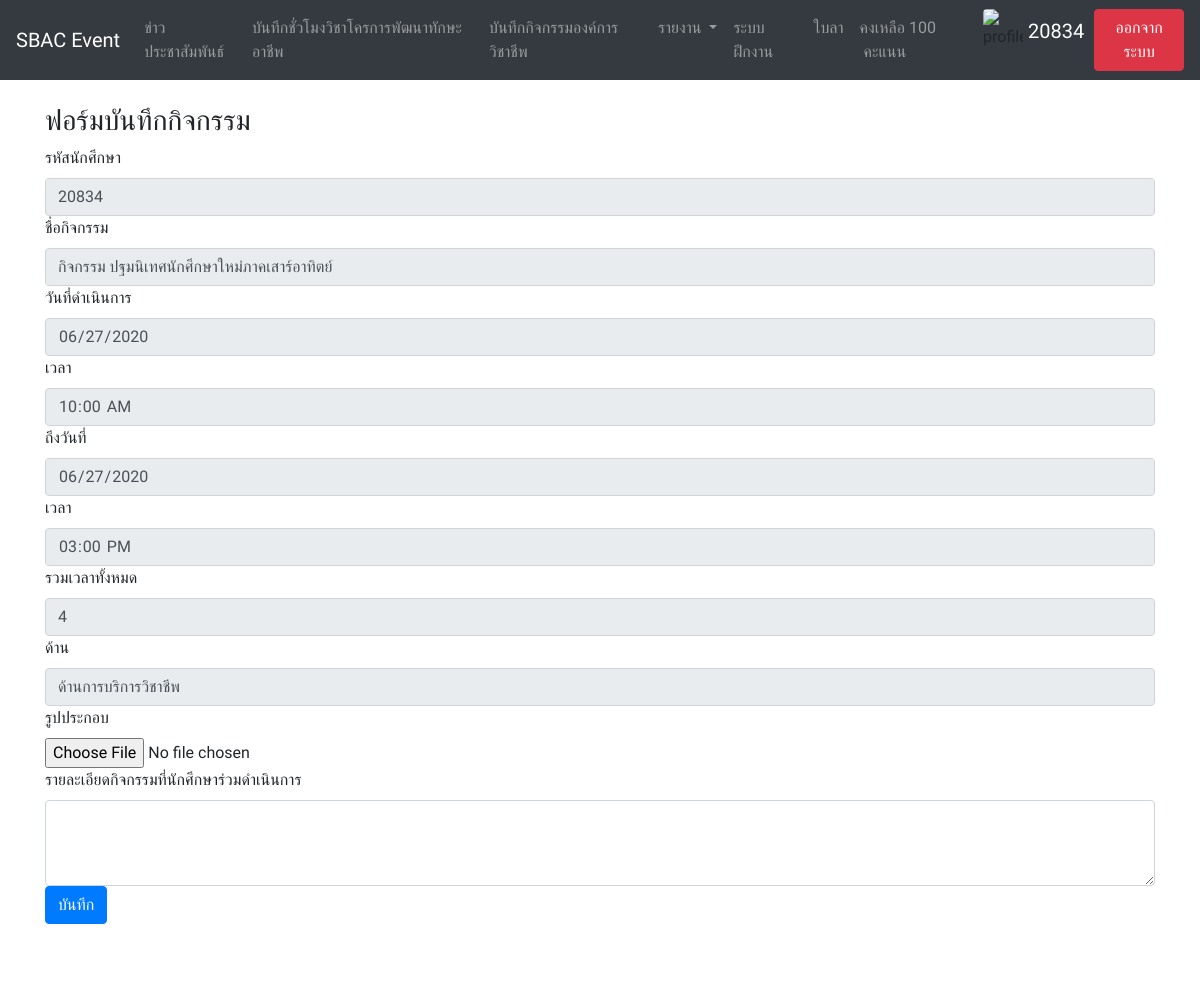
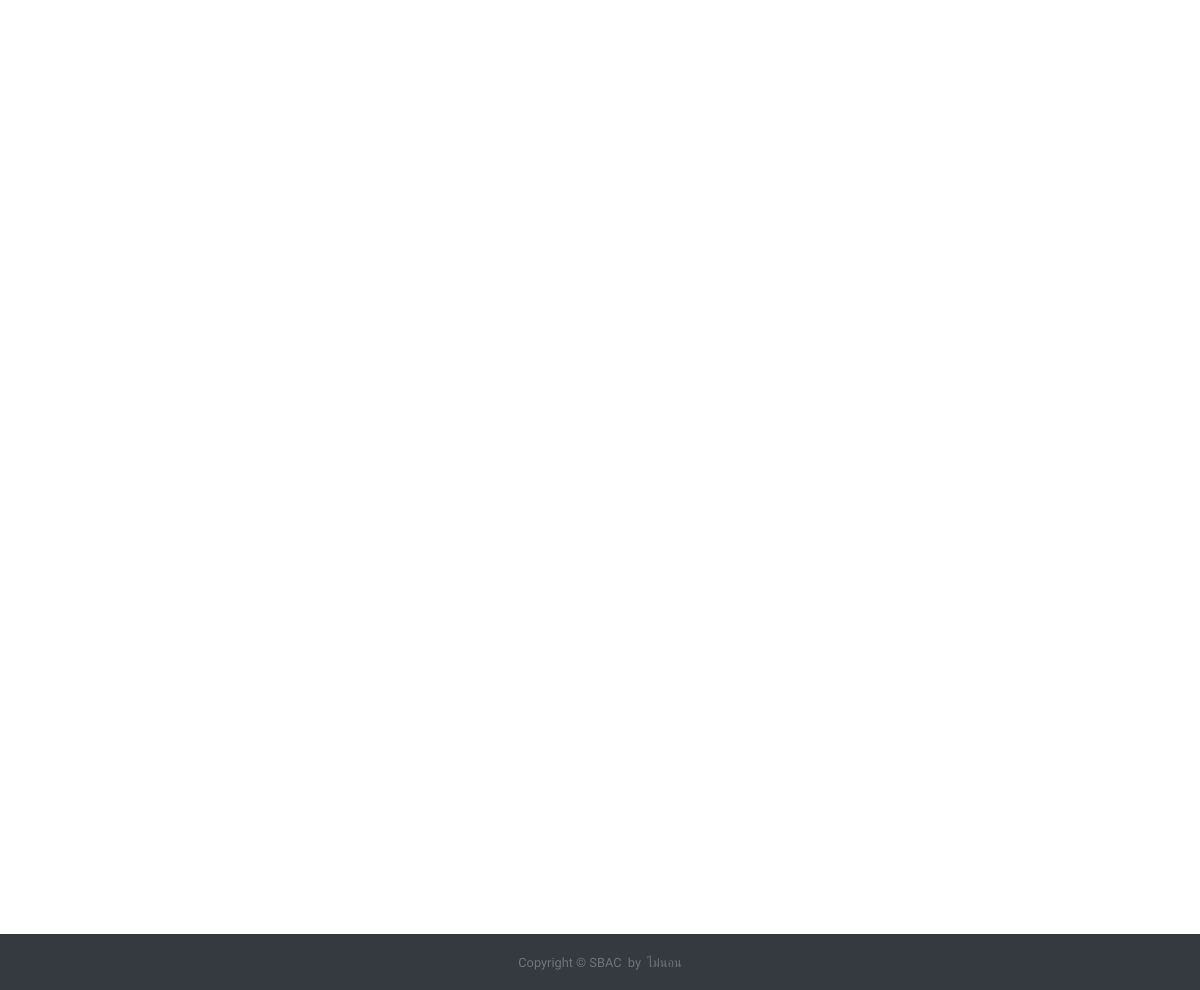
Screenshot of /from_even_36h.php?id=3 (signed in) with the database file from the repository (2 pictures, top to bottom).
### tables this page shows
CREATE TABLE `even_36h` (
  `id_e` int(11) NOT NULL,
  `name_e` varchar(100) NOT NULL,
  `dis_e` text NOT NULL,
  `date_e1` date NOT NULL,
  `time_e1` time NOT NULL,
  `date_e2` date NOT NULL,
  `time_e2` time NOT NULL,
  `type_e` varchar(100) NOT NULL,
  `type_std` varchar(100) NOT NULL,
  `sum_time` int(10) NOT NULL,
  `img` varchar(100) NOT NULL
);

### from_even_36h.php (the view, shortened to what this page needs)
<?php
require_once('condb.php');
require_once('navbar.php');
$id=$_GET["id"];
$query = "SELECT * FROM even_36h WHERE id_e='$id' ORDER BY id_e DESC";
$result = mysqli_query($condb,$query);
?>
<br>
<div class="container">
  <h3>ฟอร์มบันทึกกิจกรรม</h3>
    <?php
      while($row = mysqli_fetch_array($result))
      {
      ?>
 <form method="POST" action="from_even_36h_SQL.php" enctype="multipart/form-data">
    <label>รหัสนักศึกษา</label>
    <input type="text" name="std_id" class="form-control" value="<?php echo $_SESSION["std_id"]; ?>" readonly>
    <label>ชื่อกิจกรรม</label>
    <input type="text" name="name_e" class="form-control" value="<?php echo $row["name_e"]; ?>" readonly>
    <label>วันที่ดำเนินการ</label>
    <input type="date" name="date_e1" class="form-control" value="<?php echo $row["date_e1"]; ?>" readonly>
    <label>เวลา</label>
    <input type="time" name="time_e1" class="form-control" value="<?php echo $row["time_e1"]; ?>" readonly>
    <label>ถึงวันที่</label>
    <input type="date" name="date_e2" class="form-control" value="<?php echo $row["date_e2"]; ?>" readonly>
     <label>เวลา</label>
    <input type="time" name="time_e2" class="form-control" value="<?php echo $row["time_e2"]; ?>" readonly>
     <label>รวมเวลาทั้งหมด</label>
    <input type="text" name="sum_time" class="form-control" value="<?php echo $row["sum_time"]; ?>" readonly>
     <label>ด้าน</label>
    <input type="text" name="type_e" class="form-control" value="<?php echo $row["type_e"]; ?>" readonly>
    <label>รูปประกอบ</label>
    <input type="file" name="files" class="form-control-file">
    <label>รายละเอียดกิจกรรมที่นักศึกษาร่วมดำเนินการ</label>
    <textarea class="form-control"rows="3" name="dis_e" ></textarea>
    <button class="btn btn-primary" type="submit" name="submit">บันทึก</button>
  </form>
     <?php
      }
      ?>
</div>
<?php
require_once('footer.php');
?>

### navbar.php (shortened to what this page needs)
<?php
$std_id=$_SESSION["std_id"];
$query1="SELECT SUM(score) AS num1 FROM behavior WHERE std_id='$std_id'";
$result1 = mysqli_query($condb,$query1);
$objResult1 = mysqli_fetch_array($result1,MYSQLI_ASSOC);
?>
<!DOCTYPE html>
<html lang="en">
<head>
  <link rel="stylesheet" href="https://maxcdn.bootstrapcdn.com/bootstrap/4.5.0/css/bootstrap.min.css">
</head>
<body style="font-family: 'K2D', sans-serif;">
 <nav class="navbar navbar-expand-lg navbar-dark bg-dark">
  <a class="navbar-brand" href="home.php">SBAC Event</a>
  <div class="collapse navbar-collapse" id="navbarSupportedContent">
    <ul class="navbar-nav mr-auto">
      <li class="nav-item ">
        <a class="nav-link" href="home.php">ข่าวประชาสัมพันธ์</a>
      </li>
      <?php
      if ($_SESSION["class"]=="ปวช.3" || $_SESSION["class"]=="ปวส.2"|| $_SESSION["class"]=="ปวส.2เสาร์-อาทิตย์") {
        echo '<li class="nav-item">
        <a class="nav-link" href="from_even_216h.php">บันทึกชั่วโมงวิชาโครการพัฒนาทักษะอาชีพ</a>
      </li>';
      }
       ?>
      <li class="nav-item">
        <a class="nav-link" href="even_join.php">บันทึกกิจกรรมองค์การวิชาชีพ</a>
      </li>
      <li class="nav-item dropdown">
        <a class="nav-link dropdown-toggle" href="#" id="navbarDropdown" role="button" data-toggle="dropdown" aria-haspopup="true" aria-expanded="false">
          รายงาน
        </a>
      </li>
  <?php
      if ($_SESSION["class"]=="ปวช.3" || $_SESSION["class"]=="ปวส.2"|| $_SESSION["class"]=="ปวส.2เสาร์-อาทิตย์") {
        echo '  <li class="nav-item">
        <a class="nav-link" href="https://www.sbac.online/internship/action_login.php">ระบบฝึกงาน</a>
      </li>';
      }
       ?>
    <?php
    if ($_SESSION["class"]=="ปวส.2เสาร์-อาทิตย์"||$_SESSION["class"]=="ปวส.1เสาร์-อาทิตย์") {
        echo ' <li class="nav-item">
        <a class="nav-link" href="https://bit.ly/2Q8wwk1">ใบลา</a>
      </li>';
      }else{
      echo ' <li class="nav-item">
        <a class="nav-link" href="https://bit.ly/sbac_sickform">ใบลา</a>
      </li>';
    }
    ?>
     <li class="nav-item">
      <a class="nav-link" href="std_report_behavior.php">คงเหลือ&nbsp;<?php echo 100-$objResult1["num1"]; ?> &nbsp;คะแนน</a>
      </li>
    </ul>
    <ul class="navbar-nav ml-auto nav-flex-icons">
      <img src="images_profile/<?php echo $_SESSION["img"]; ?>" class="md-avatar rounded" alt="profile" style="height:40px;width: 40px;margin-right: 5px;">
       <h5 style="margin-top:10px; color:#fff; margin-right: 10px;"><?php echo $_SESSION["std_id"]; ?></h5>
       <button class="btn btn-danger my-2 my-sm-0"><a href="log_out.php">ออกจากระบบ</a></button>
      </ul>
  </div>
</nav>

### footer.php (shortened to what this page needs)
 <footer  class="footer py-3 bg-dark text-white-80">
    <div class="container text-center">
      <small class="text-muted">Copyright &copy; SBAC &nbsp;by &nbsp;ไม่นอน</small>
    </div>
  </footer>
</body>
</html>

### navbar.php (style rules this page uses)
.md-avatar { vertical-align: middle; width: 50px; height: 50px; }

### footer.php (style rules this page uses)
footer { left: 0; bottom: 0; width: 100%; color: white; text-align: center; margin-top:1000px; }
a { color:#fff; }

### rows the page displays
even_36h: name_e "กิจกรรม ปฐมนิเทศนักศึกษาใหม่ภาคเสาร์อาทิตย์", date_e1 "06/27/2020", time_e1 "10:00:00", date_e2 "06/27/2020", time_e2 "15:00:00", sum_time "4", type_e "ด้านการบริการวิชาชีพ"

### other values shown
100-$objResult1["num1"] "100"
$_SESSION["std_id"] "20834"
